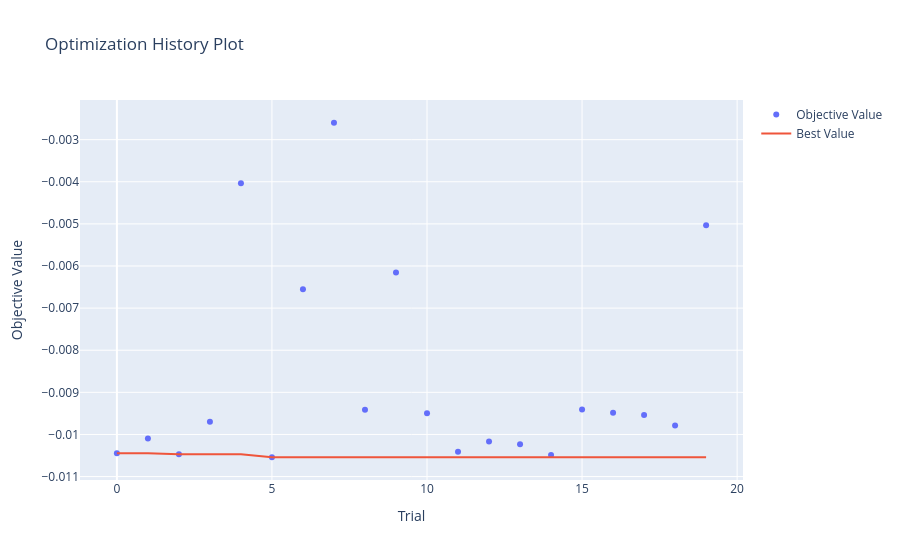
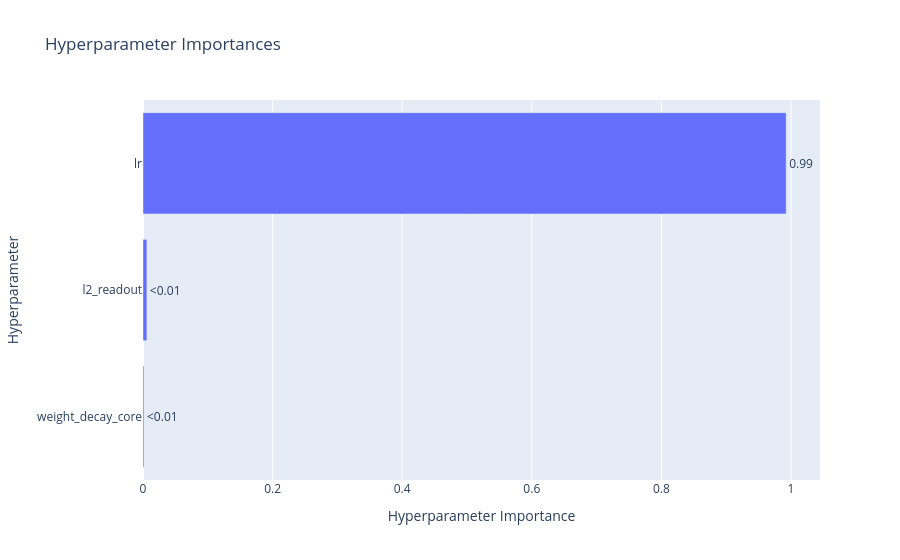
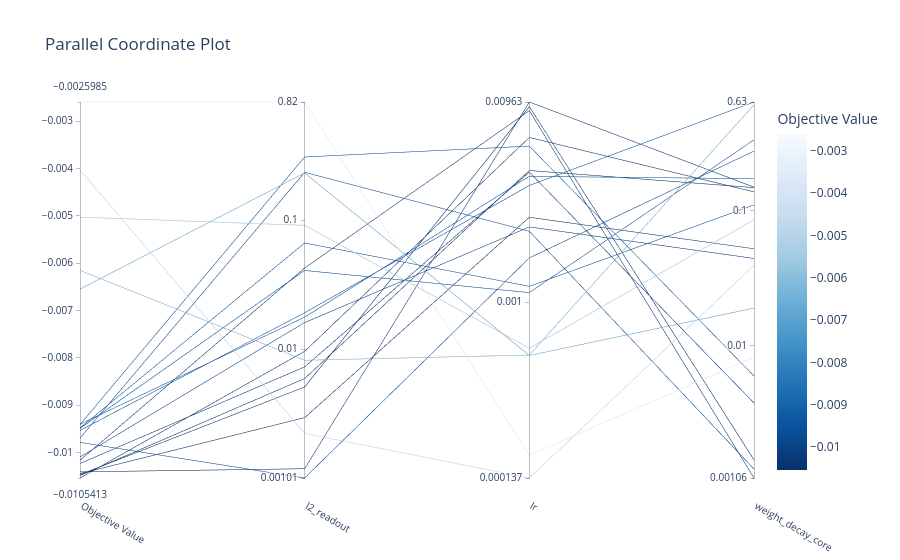

The cell these charts' notebook holds for them, in order:
### Code cell
import optuna.visualization as vis

# Plot optimization history
vis.plot_optimization_history(study).show()

# Plot parameter importance (which hyperparams matter most)
vis.plot_param_importances(study).show()

# Parallel coordinate plot (hyperparams vs. objective)
vis.plot_parallel_coordinate(study).show()

### Figure 1 — Plotly figure (JSON) as saved in the notebook; plotly's stock layout.template omitted (floating-point values rounded to 4 significant figures)
{"data": [{"mode": "markers", "name": "Objective Value", "type": "scatter", "x": [0, 1, 2, 3, 4, 5, 6, 7, 8, 9, 10, 11, 12, 13, 14, 15, 16, 17, 18, 19], "y": [-0.01045, -0.0101, -0.01047, -0.009697, -0.004034, -0.01054, -0.006552, -0.002599, -0.009414, -0.006155, -0.009494, -0.01041, -0.01017, -0.01024, -0.01049, -0.009407, -0.009484, -0.009535, -0.009789, -0.00503]}, {"mode": "lines", "name": "Best Value", "type": "scatter", "x": [0, 1, 2, 3, 4, 5, 6, 7, 8, 9, 10, 11, 12, 13, 14, 15, 16, 17, 18, 19], "y": [-0.01045, -0.01045, -0.01047, -0.01047, -0.01047, -0.01054, -0.01054, -0.01054, -0.01054, -0.01054, -0.01054, -0.01054, -0.01054, -0.01054, -0.01054, -0.01054, -0.01054, -0.01054, -0.01054, -0.01054]}, {"marker": {"color": "#cccccc"}, "mode": "markers", "name": "Infeasible Trial", "showlegend": false, "type": "scatter", "x": [], "y": []}], "layout": {"title": {"text": "Optimization History Plot"}, "xaxis": {"title": {"text": "Trial"}}, "yaxis": {"title": {"text": "Objective Value"}}}}

### Figure 2 — Plotly figure (JSON) as saved in the notebook; plotly's stock layout.template omitted (floating-point values rounded to 4 significant figures)
{"data": [{"cliponaxis": false, "hovertemplate": ["weight_decay_core (FloatDistribution): 0.0014955248938086161<extra></extra>", "l2_readout (FloatDistribution): 0.005957462064352263<extra></extra>", "lr (FloatDistribution): 0.9925470130418392<extra></extra>"], "name": "Objective Value", "orientation": "h", "text": ["<0.01", "<0.01", "0.99"], "textposition": "outside", "type": "bar", "x": [0.001496, 0.005957, 0.9925], "y": ["weight_decay_core", "l2_readout", "lr"]}], "layout": {"title": {"text": "Hyperparameter Importances"}, "xaxis": {"title": {"text": "Hyperparameter Importance"}}, "yaxis": {"title": {"text": "Hyperparameter"}}}}

### Figure 3 — Plotly figure (JSON) as saved in the notebook; plotly's stock layout.template omitted (floating-point values rounded to 4 significant figures)
{"data": [{"dimensions": [{"label": "Objective Value", "range": [-0.01054, -0.002599], "values": [-0.01045, -0.0101, -0.01047, -0.009697, -0.004034, -0.01054, -0.006552, -0.002599, -0.009414, -0.006155, -0.009494, -0.01041, -0.01017, -0.01024, -0.01049, -0.009407, -0.009484, -0.009535, -0.009789, -0.00503]}, {"label": "l2_readout", "range": [-2.997, -0.08596], "ticktext": ["0.00101", "0.01", "0.1", "0.82"], "tickvals": [-2.997, -2, -1, -0.08596], "values": [-2.53, -1.794, -2.292, -0.6303, -2.652, -2.016, -0.6352, -0.08596, -0.5115, -2.085, -1.39, -2.925, -1.371, -2.137, -2.227, -1.752, -1.177, -1.718, -2.997, -1.041]}, {"label": "lr", "range": [-3.863, -2.016], "ticktext": ["0.000137", "0.001", "0.00963"], "tickvals": [-3.863, -3, -2.016], "values": [-2.582, -2.63, -2.039, -2.651, -3.863, -2.191, -3.261, -3.751, -2.233, -3.259, -2.952, -2.016, -2.059, -2.361, -2.353, -2.381, -2.922, -2.426, -2.782, -3.226]}, {"label": "weight_decay_core", "range": [-2.974, -0.2007], "ticktext": ["0.00106", "0.01", "0.1", "0.63"], "tickvals": [-2.974, -2, -1, -0.2007], "values": [-1.283, -1.354, -2.841, -2.908, -1.406, -0.8636, -1.721, -2.084, -2.222, -0.2211, -0.4797, -0.8287, -2.974, -2.421, -0.8319, -0.7662, -0.9602, -0.2007, -0.563, -1.07]}], "labelangle": 30, "labelside": "bottom", "line": {"color": [-0.01045, -0.0101, -0.01047, -0.009697, -0.004034, -0.01054, -0.006552, -0.002599, -0.009414, -0.006155, -0.009494, -0.01041, -0.01017, -0.01024, -0.01049, -0.009407, -0.009484, -0.009535, -0.009789, -0.00503], "colorbar": {"title": {"text": "Objective Value"}}, "colorscale": [[0, "rgb(247,251,255)"], [0.125, "rgb(222,235,247)"], [0.25, "rgb(198,219,239)"], [0.375, "rgb(158,202,225)"], [0.5, "rgb(107,174,214)"], [0.625, "rgb(66,146,198)"], [0.75, "rgb(33,113,181)"], [0.875, "rgb(8,81,156)"], [1, "rgb(8,48,107)"]], "reversescale": true, "showscale": true}, "type": "parcoords"}], "layout": {"title": {"text": "Parallel Coordinate Plot"}}}
